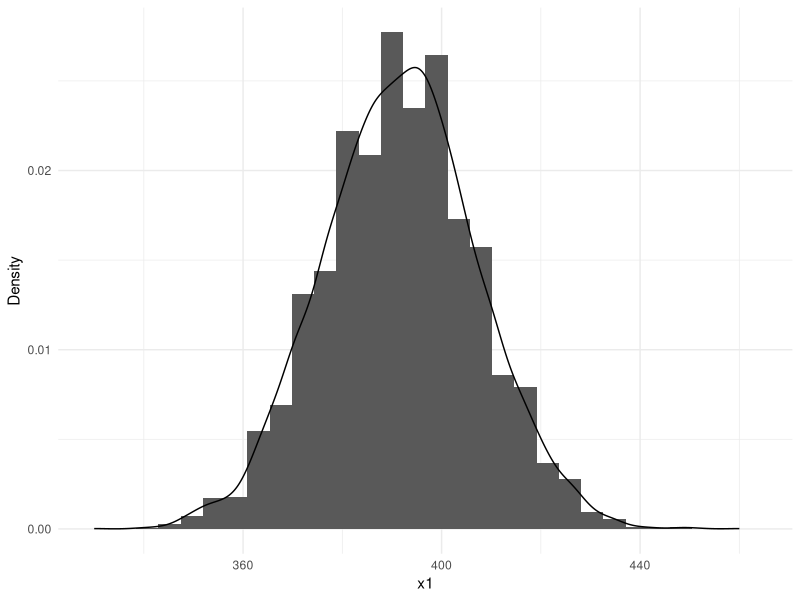
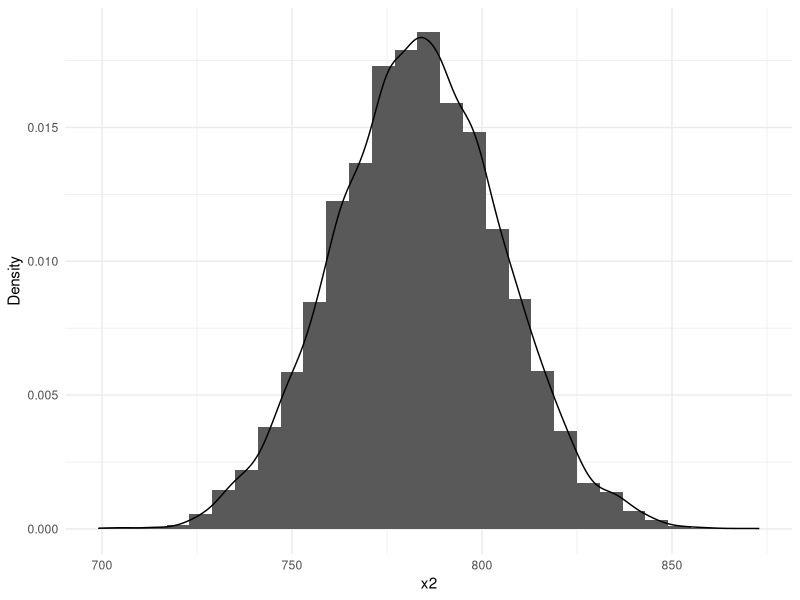
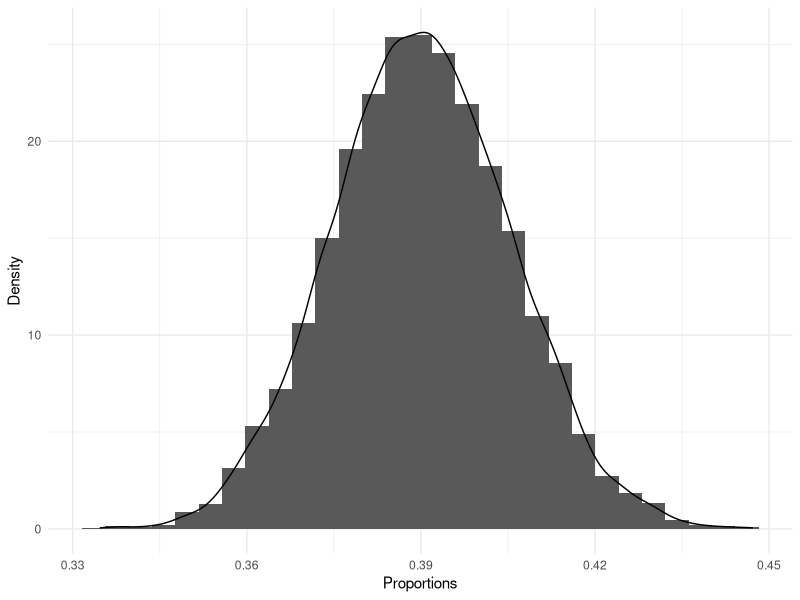

These figures' R source, in order: (Note: a time limit stopped this script after it produced the figures.)
library(tidyverse)



set.seed(7272)
big.tibble = tibble(x1=rbinom(10000, 1004, 0.39),x2=rbinom(10000,2008,.39))

ggplot(data=big.tibble)+
  geom_histogram(aes(x=x1, y = after_stat(density)))+
  geom_density(aes(x=x1))+
  theme_minimal()+
  ylab("Density")

#REMEMBER TO DO QUANTILES

ggplot(data=big.tibble)+
  geom_histogram(aes(x=x2, y = after_stat(density)))+
  geom_density(aes(x=x2))+
  theme_minimal()+
  ylab("Density")





survey = tibble(data = c(rep(1, times = 392),rep(0,times=592),rep(-1,times=20)))

resampled = c()

for(i in 1:10000){
  current.sample = sample(survey$data,1004,replace = T)
  
  resampled[i] = length(which(current.sample == 1))/length(current.sample)
}

big.tibble = big.tibble |>
  mutate(resampled = resampled)

ggplot(data = big.tibble)+
  geom_histogram(aes(x=resampled,y=after_stat(density)),bins = 29)+
  geom_density(aes(x=resampled))+
  theme_minimal()+
  xlab("Proportions")+
  ylab("Density")




simu.results <- tibble(n = numeric(), p = numeric(), range = numeric())

for(n in seq(100, 3000, 10)){
  for(p in seq(0.01, 0.99, 0.01)){
    current = rbinom(10000, n, p) / n
    range = (quantile(current, 0.975) - quantile(current, 0.025)) / 2
    simu.results <- bind_rows(simu.results, tibble(n = n, p = p, range = range))
  }
}

ggplot(data = simu.results)+
  geom_raster(aes(x=n,y=p, fill = range))+
  xlab("Sample Size")+
  ylab("Proportion")+
  theme_minimal() +
  scale_fill_viridis_c()

form.results <- tibble(n = numeric(), p = numeric(), range = numeric())

z = qnorm(0.975)
for(n in seq(100,3000,10)){
  for(p in seq(0.01, 0.99, 0.01)){
    range = z*sqrt(n*p*(1-p) + z/4)/(n+z^2)
    form.results <- bind_rows(form.results, tibble(n = n, p = p, range = range))
  }
}

ggplot(data = form.results)+
  geom_raster(aes(x=n,y=p, fill = range))+
  xlab("Sample Size")+
  ylab("Proportion")+
  theme_minimal() +
  scale_fill_viridis_c()
                 
